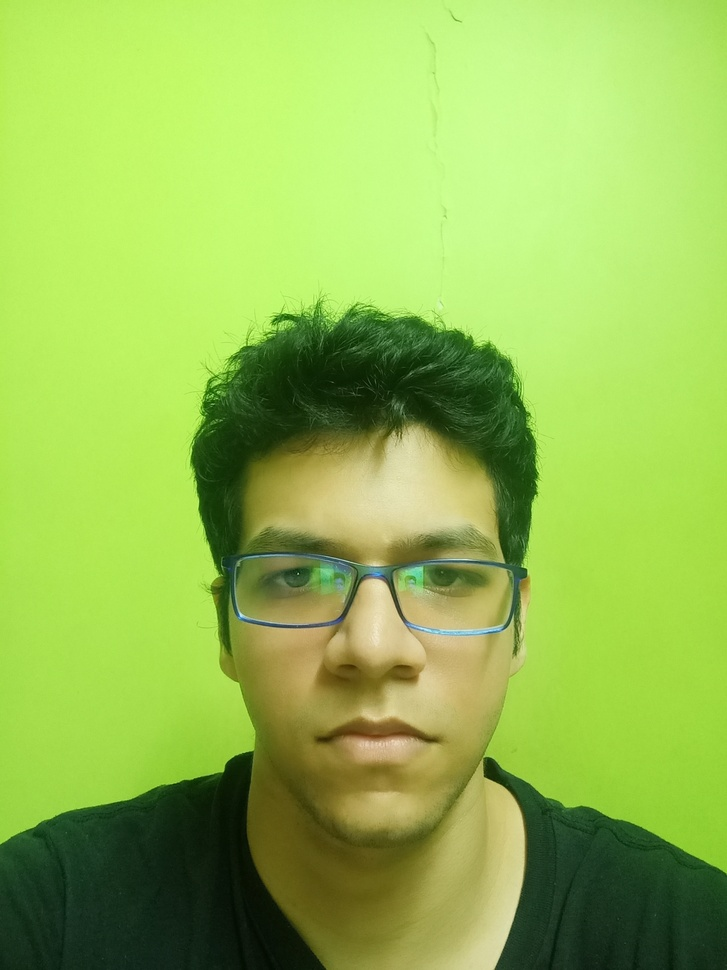
#> input picture DATA/MITHIL.jpg, 727 x 970 px, shrunk from 3456 x 4608 before the run, found by its file name
$ jupyter execute Thresholding.ipynb
#> lines starting #> are read from the running program, lines starting #| are printed output that depends on the picture; after the words box and inside, x2 and y2 are one past the last pixel; in counts of white or black regions, pixels touching at a corner belong together
[cell 1]
import cv2 as cv
import numpy as np
import matplotlib.pyplot as plt
img = cv.imread('MITHIL.jpg',0)
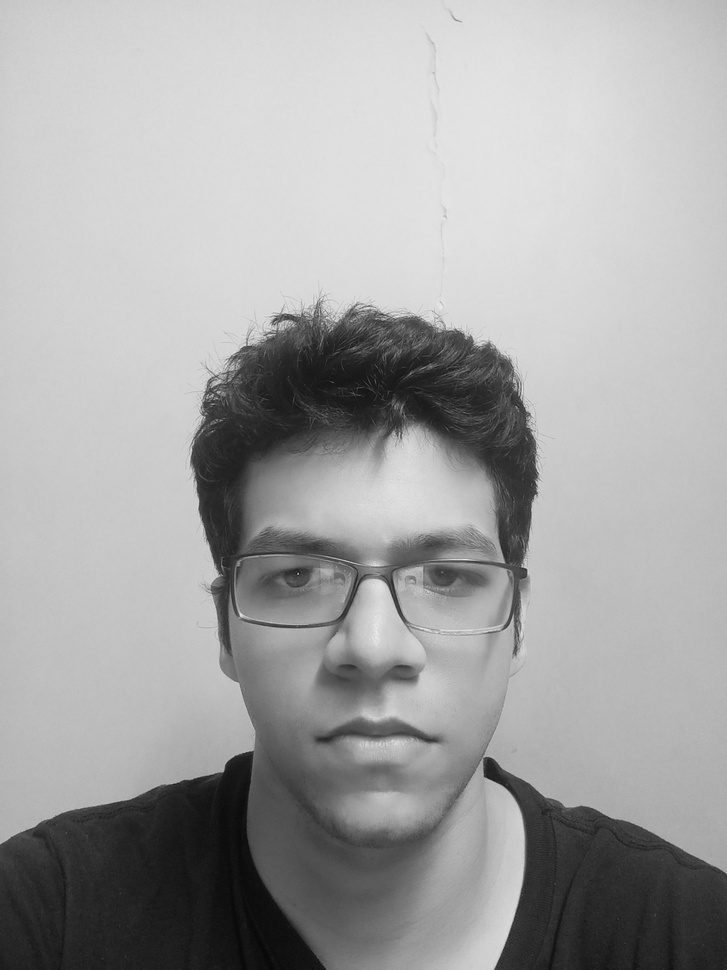
#> img: shape (970, 727); min 7, max 235, mean 164.1
_, th1 = cv.threshold(img, 127, 255, cv.THRESH_BINARY)
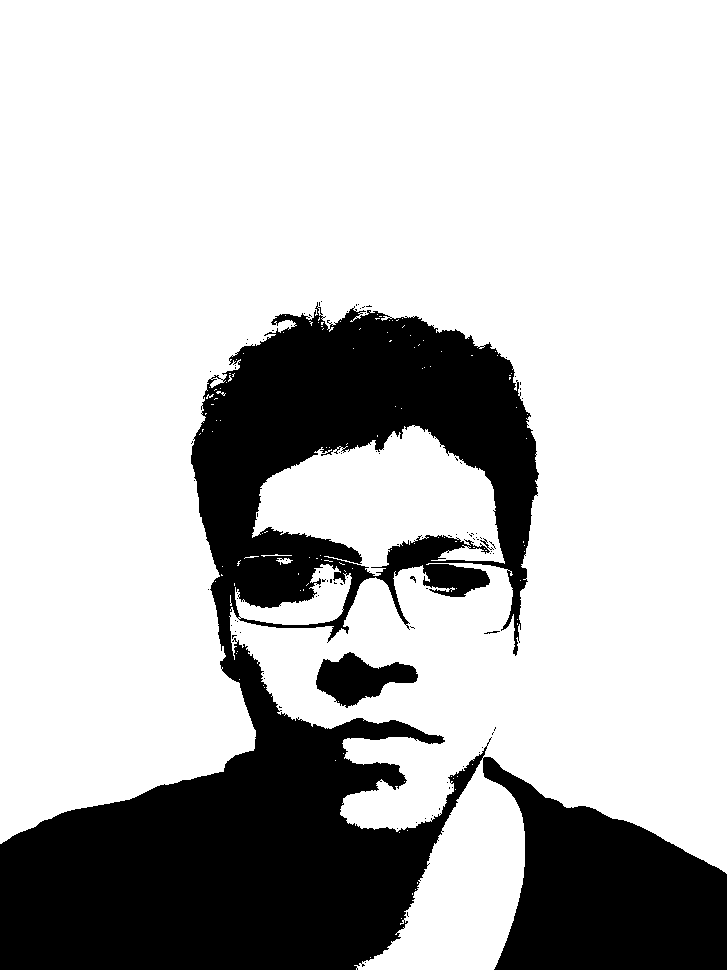
#> th1: shape (970, 727); 74.7% white; 95 black regions (92 under 20 px), largest, box (x1, y1, x2, y2) and area: (0, 302, 727, 970) 174768, (316, 652, 418, 708) 3072, (484, 631, 500, 634) 22
th2 = cv.adaptiveThreshold(img, 255, cv.ADAPTIVE_THRESH_MEAN_C, cv.THRESH_BINARY, 11, 2);
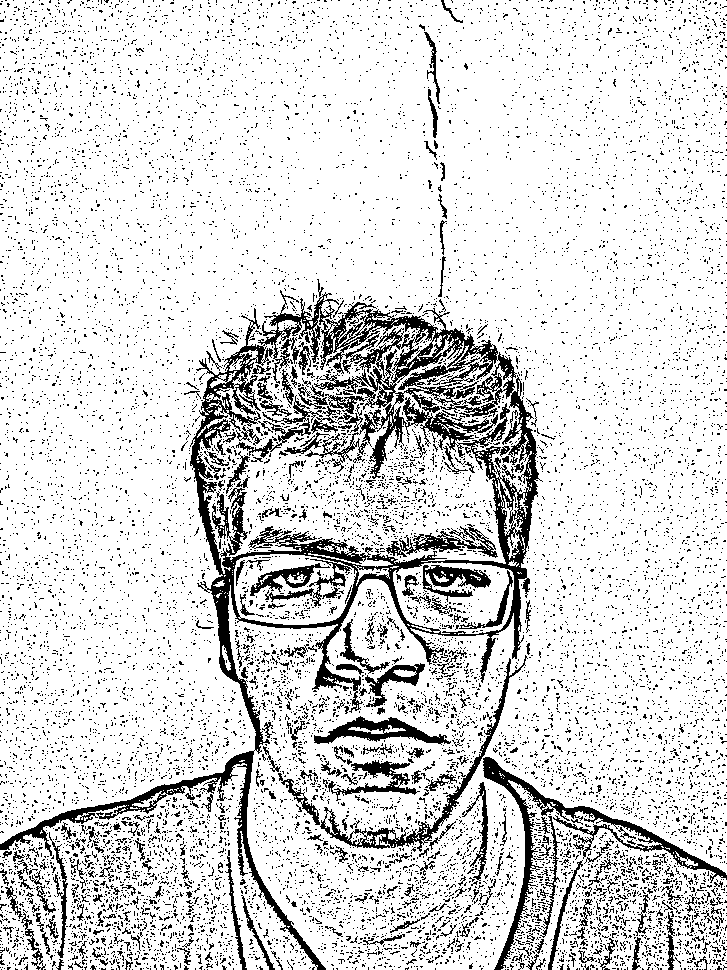
#> th2: shape (970, 727); 85.2% white; 13211 black regions (12871 under 20 px), largest, box (x1, y1, x2, y2) and area: (0, 279, 543, 970) 33625, (483, 757, 727, 970) 4313, (320, 655, 528, 852) 2288
th3 = cv.adaptiveThreshold(img, 255, cv.ADAPTIVE_THRESH_GAUSSIAN_C, cv.THRESH_BINARY, 11, 2);
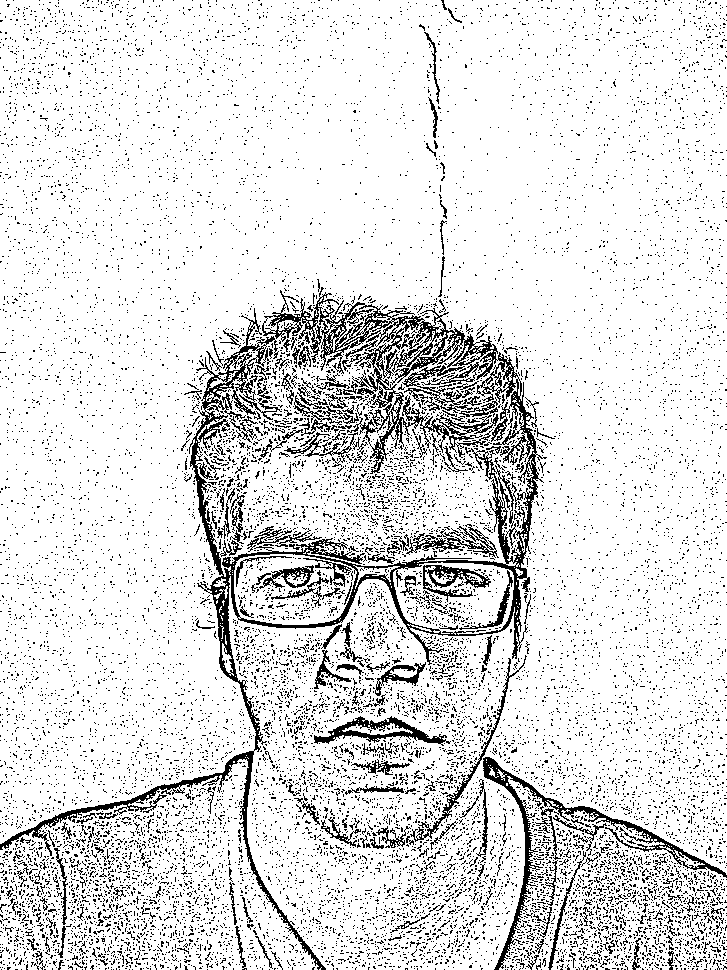
#> th3: shape (970, 727); 87.8% white; black in thin lines or dots

plt.imshow(img, "gray")
